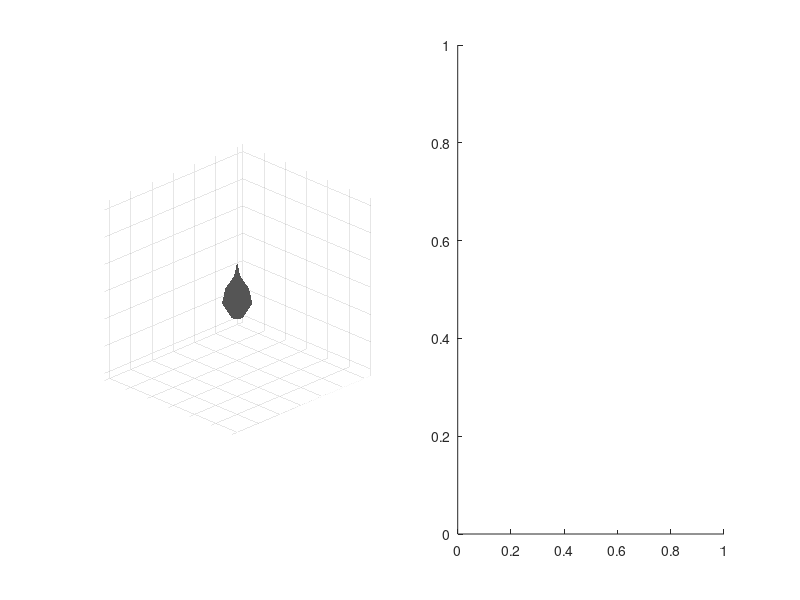

MATLAB code to generate this figure: (Note: this script raises an error after producing the figure.)
% visualize_drone_path.m (v15.0 - Dynamic Viewport Tracking)
% 모든 텔레메트리 데이터를 활용하여 드론의 3D 경로와 자세(Attitude)를 완벽하게 시각화합니다.
% 드론을 중심으로 축이 동적으로 움직이는 고급 카메라 추적 기능을 구현한 최종 버전입니다.

function visualize_drone_path()
    % --- 설정 ---
    projectBasePath = '/home/kali/MTD_full_testbed/dvd_lite/dvd_attacks_lpc'; % 사용자 환경에 맞게 수정
    physLogPath = fullfile(projectBasePath, 'bus', 'bus_dvd.log');
    cyberLogPath = fullfile(projectBasePath, 'bus', 'bus.log');

    updateInterval = 0.05; % 20Hz 갱신 (20fps)
    pathDuration_s = 5;    % 최근 5초간의 경로를 표시 (추적 성능을 위해 약간 줄임)
    earthRadius_m = 6371000; % 지구 반지름
    
    % --- 새로운 기능 설정 ---
    enableCameraTracking = true; % true로 설정하면 카메라가 드론을 자동으로 따라갑니다.
    viewRange = 50; % 드론 중심의 시야 범위 (미터), 이 값이 클수록 넓게 보임

    % --- 그래픽 및 데이터 초기화 ---
    fprintf('>> 통합 사이버/물리 시각화 대시보드 (v15.0 - Dynamic Viewport) 시작...\n');
    
    fig = figure('Name', '실시간 통합 시각화 대시보드', 'NumberTitle', 'off', 'Color', '#1e1e1e', 'Position', [100, 100, 1800, 800]);
    
    ax3D = subplot(1, 2, 1, 'Parent', fig);
    axLog = subplot(1, 2, 2, 'Parent', fig);

    % --- 3D 플롯 설정 ---
    set(ax3D, 'Color', '#282c34', 'GridColor', '#555', 'XColor', 'w', 'YColor', 'w', 'ZColor', 'w');
    hold(ax3D, 'on'); 
    grid(ax3D, 'on'); 
    axis(ax3D, 'equal'); 
    view(ax3D, 45, 25);
    
    xlabel(ax3D, 'X (m)'); 
    ylabel(ax3D, 'Y (m)'); 
    zlabel(ax3D, '고도 (m)');
    
    pathPlot = plot3(ax3D, NaN, NaN, NaN, '-c', 'LineWidth', 2.5, 'DisplayName', 'Drone Path');
    infoText = text(ax3D, 0, 0, 0, '', 'FontSize', 11, 'Color', 'white', 'FontWeight', 'bold', 'VerticalAlignment', 'bottom', 'FontName', 'Monospaced');
    eventMarkers = plot3(ax3D, NaN, NaN, NaN, 'yo', 'MarkerFaceColor', 'y', 'MarkerSize', 10, 'DisplayName', 'Cyber Events');
    
    droneTransform = hgtransform('Parent', ax3D);
    [propellerHandles, ~] = createDroneModel(droneTransform);
    
    % --- 이벤트 로그 패널 설정 ---
    set(axLog, 'Color', 'k', 'XColor', 'k', 'YColor', 'k', 'XTick', [], 'YTick', []);
    title(axLog, '통합 이벤트 로그 (bus.log)', 'Color', 'w', 'FontSize', 14);
    logTextHandles = gobjects(15, 1);
    for i = 1:15
        logTextHandles(i) = text(axLog, 0.05, 1 - (i * 0.06), '', 'Color', 'w', 'FontSize', 10, 'Interpreter', 'none', 'FontName', 'Monospaced');
    end
    
    pathData = []; 
    origin = []; 
    lastPhysPos = 0;
    cyberLogBuffer = {}; 
    lastCyberPos = 0;
    eventPositions = [];
    propRotation = 0;

    % --- 메인 루프 ---
    while ishandle(fig)
        [pathData, origin, lastPhysPos, lastLogData, ~] = updatePhysicalPlot(physLogPath, lastPhysPos, pathData, origin, earthRadius_m, pathDuration_s);
        [cyberLogBuffer, lastCyberPos, newEvent] = updateCyberLog(cyberLogPath, lastCyberPos, cyberLogBuffer);

        if ~isempty(lastLogData)
            if newEvent && ~isempty(pathData)
                eventPositions(end+1, :) = pathData(end, 2:4);
            end
            update3DGraphics(ax3D, pathPlot, droneTransform, infoText, eventMarkers, pathData, lastLogData, eventPositions, propellerHandles, propRotation, enableCameraTracking, viewRange);
        end
        
        updateLogPanel(logTextHandles, cyberLogBuffer);

        propRotation = propRotation + 0.5; 
        
        pause(updateInterval);
        drawnow limitrate;
    end
    fprintf('>> 시각화 스크립트를 종료합니다.\n');
end

% --- 헬퍼 함수들 ---

function [pathData, origin, lastPos, lastLogData, newEvent] = updatePhysicalPlot(logPath, lastPos, pathData, origin, R, duration)
    lastLogData = [];
    newEvent = false;
    newLines = readNewLines(logPath, lastPos);
    if isempty(newLines), return; end
    lastPos = newLines.newPos;
    
    tempLogData = [];
    for i = 1:length(newLines.lines)
        [logData, success] = parsePhysicalLog(newLines.lines{i});
        if ~success, continue; end
        
        if isfield(logData, 'type') && strcmp(logData.type, 'drone_state_detailed')
            tempLogData = logData;
            
            if isempty(origin) && isfield(logData, 'lat') && ~isnan(logData.lat)
                origin.lat = logData.lat; 
                origin.lon = logData.lon; 
                origin.alt = logData.alt_m;
            end
            
            if ~isempty(origin)
                x = R * (logData.lon - origin.lon) * cosd(origin.lat);
                y = R * (logData.lat - origin.lat);
                z = logData.alt_m - origin.alt;
                
                pathData(end+1, :) = [logData.timestamp, x, y, z];
            end
        end
    end
    
    if ~isempty(tempLogData)
        lastLogData = tempLogData;
    end
    
    if ~isempty(pathData)
        latestTimestamp = pathData(end, 1);
        pathData(pathData(:, 1) < (latestTimestamp - duration), :) = [];
    end
end

function update3DGraphics(ax, pathPlot, droneTransform, infoText, eventMarkers, pathData, lastLogData, eventPositions, propellerHandles, propRotation, enableCameraTracking, viewRange)
    if isempty(pathData), return; end
    lastX = pathData(end, 2); lastY = pathData(end, 3); lastZ = pathData(end, 4);
    
    set(pathPlot, 'XData', pathData(:, 2), 'YData', pathData(:, 3), 'ZData', pathData(:, 4));
    if ~isempty(eventPositions)
        set(eventMarkers, 'XData', eventPositions(:,1), 'YData', eventPositions(:,2), 'ZData', eventPositions(:,3));
    end
    
    translation = makehgtform('translate', [lastX, lastY, lastZ]);
    yawRotation = makehgtform('zrotate', deg2rad(-lastLogData.yaw_deg));
    pitchRotation = makehgtform('yrotate', deg2rad(lastLogData.pitch_deg));
    rollRotation = makehgtform('xrotate', deg2rad(lastLogData.roll_deg));
    
    set(droneTransform, 'Matrix', translation * yawRotation * pitchRotation * rollRotation);
    
    for i = 1:4
        prop_rot = makehgtform('zrotate', propRotation * (mod(i,2)*2-1));
        set(propellerHandles(i), 'Matrix', prop_rot);
    end

    armedStr = 'DISARMED';
    if lastLogData.armed, armedStr = 'ARMED!!'; end
    
    infoContent = sprintf([...
        'Arm: %-9s | Mode: %-10s | Bat: %3d%%\n' ...
        'Lat: %-9.6f | Lon: %-9.6f\n' ...
        'Alt(Abs): %-7.1fm | Alt(Rel): %-7.1fm\n' ...
        'Vel (X,Y,Z): %-5.1f, %-5.1f, %-5.1f m/s\n' ...
        'Gnd Spd: %-5.1f m/s | Heading: %3d deg\n' ...
        'Throttle: %3d%%     | CPU Load: %5.1f%%' ...
        ], ...
        armedStr, lastLogData.mode, lastLogData.battery_pct, ...
        lastLogData.lat, lastLogData.lon, ...
        lastLogData.alt_m, lastLogData.relative_alt_m, ...
        lastLogData.vx, lastLogData.vy, lastLogData.vz, ...
        lastLogData.groundspeed_ms, lastLogData.heading_deg, ...
        lastLogData.throttle_pct, lastLogData.cpu_load_pct);
        
    set(infoText, 'Position', [lastX, lastY, lastZ + max(12, lastZ*0.1)], 'String', infoContent);
    title(ax, sprintf('물리적 상태 | 고도: %.1f m | (X,Y,Z): (%.1f, %.1f, %.1f)', lastZ, lastX, lastY, lastZ), 'Color', 'w');
    
    % <<< 동적 뷰포트 카메라 추적 로직
    if enableCameraTracking
        halfRange = viewRange / 2;
        set(ax, 'XLim', [lastX - halfRange, lastX + halfRange]);
        set(ax, 'YLim', [lastY - halfRange, lastY + halfRange]);
        set(ax, 'ZLim', [max(0, lastZ - halfRange), lastZ + halfRange]); % Z축은 0 이하로 내려가지 않도록
        
        % 시점 각도는 유지
        [az, el] = view(ax);
        view(ax, az, el);
    end
end

function [propellerTransforms, bodyHandle] = createDroneModel(parent)
    [x, y, z] = cylinder([0.2 0.5 0.4 0.1 0], 20);
    bodyHandle = surf(x*0.5, y*0.5, z-0.5, 'Parent', parent, 'FaceColor', '#555', 'EdgeColor', 'none');

    patch('Parent', parent, 'Vertices', [-1.5 0 0; 1.5 0 0; 1.5 0 0; -1.5 0 0], 'Faces', [1 2 3 4], 'EdgeColor', '#777', 'LineWidth', 5);
    patch('Parent', parent, 'Vertices', [0 -1.5 0; 0 1.5 0; 0 1.5 0; 0 -1.5 0], 'Faces', [1 2 3 4], 'EdgeColor', '#777', 'LineWidth', 5);
    
    prop_positions = [1.2 0 0.1; -1.2 0 0.1; 0 1.2 0.1; 0 -1.2 0.1];
    colors = {'r'; '#48dbfb'; '#48dbfb'; '#48dbfb'}; 
    propellerTransforms = gobjects(4,1);
    for i = 1:4
        prop_parent = hgtransform('Parent', parent, 'Matrix', makehgtform('translate', prop_positions(i,:)));
        propellerTransforms(i) = hgtransform('Parent', prop_parent);
        
        patch('Parent', propellerTransforms(i), 'Vertices', [-0.4 0.05 0; 0.4 0.05 0; 0.4 -0.05 0; -0.4 -0.05 0], 'Faces', [1 2 3 4], 'FaceColor', colors{i});
        patch('Parent', propellerTransforms(i), 'Vertices', [-0.05 0.4 0; 0.05 0.4 0; 0.05 -0.4 0; -0.05 -0.4 0], 'Faces', [1 2 3 4], 'FaceColor', colors{i});
    end
end

function [result, success] = parsePhysicalLog(jsonStr)
    result = struct(); 
    success = false;
    try
        logData = jsondecode(jsonStr);
        result.timestamp = logData.ts;
        result.type = logData.type;
        
        if strcmp(logData.type, 'drone_state_detailed')
            data = logData.data;
            result.pitch_deg = get_field(data, 'pitch_deg', 0);
            result.roll_deg = get_field(data, 'roll_deg', 0);
            result.yaw_deg = get_field(data, 'yaw_deg', 0);
            result.lat = get_field(data, 'lat', NaN);
            result.lon = get_field(data, 'lon', NaN);
            result.alt_m = get_field(data, 'alt_m', NaN);
            result.relative_alt_m = get_field(data, 'relative_alt_m', NaN);
            result.vx = get_field(data, 'vx', NaN);
            result.vy = get_field(data, 'vy', NaN);
            result.vz = get_field(data, 'vz', NaN);
            result.cpu_load_pct = get_field(data, 'cpu_load_pct', NaN);
            result.errors_count1 = get_field(data, 'errors_count1', 0);
            result.errors_count2 = get_field(data, 'errors_count2', 0);
            result.groundspeed_ms = get_field(data, 'groundspeed_ms', NaN);
            result.heading_deg = get_field(data, 'heading_deg', 0);
            result.throttle_pct = get_field(data, 'throttle_pct', 0);
            result.battery_v = get_field(data, 'battery_v', NaN);
            result.battery_pct = get_field(data, 'battery_pct', -1);
            result.armed = get_field(data, 'armed', false);
            result.mode = get_field(data, 'mode', 'UNKNOWN');
            result.system_status = get_field(data, 'system_status', 'UNKNOWN');
            
            if ~isnan(result.lat), success = true; end
        else
            success = true;
        end
    catch
        success = false;
    end
end

function val = get_field(struct_data, fieldname, default_val)
    if isfield(struct_data, fieldname) && ~isempty(struct_data.(fieldname))
        val = struct_data.(fieldname);
    else
        val = default_val;
    end
end

function [logBuffer, lastPos, newEvent] = updateCyberLog(logPath, lastPos, logBuffer)
    newEvent = false;
    newLines = readNewLines(logPath, lastPos);
    if isempty(newLines), return; end
    lastPos = newLines.newPos;
    
    for i = 1:length(newLines.lines)
        try
            event = jsondecode(newLines.lines{i});
            if isfield(event, 'type') && (contains(event.type, 'attack') || contains(event.type, 'mtd'))
                newEvent = true;
            end
            summary = formatCyberEvent(event);
            logBuffer{end+1} = summary;
        catch
        end
    end
    
    if length(logBuffer) > 15, logBuffer = logBuffer(end-14:end); end
end

function summary = formatCyberEvent(event)
    ts = datetime(event.ts, 'ConvertFrom', 'posixtime', 'Format', 'HH:mm:ss.SSS');
    type = get_field(event, 'type', 'unknown_event');
    data = get_field(event, 'data', struct());
    summary = sprintf('[%s] %s', datestr(ts, 'HH:MM:SS.FFF'), strrep(type, '_', ' '));

    if isfield(data, 'attack'), summary = [summary, sprintf(' | Attack: %s', data.attack)]; end
    if isfield(data, 'target'), summary = [summary, sprintf(' | Target: %s', data.target)]; end
    if isfield(data, 'strategy'), summary = [summary, sprintf(' | MTD: %s -> %s', data.strategy, data.details)]; end
    if isfield(data, 'predicted_category'), summary = [summary, sprintf(' | AI: %s (%.1f%%)', data.predicted_category, data.confidence*100)]; end
end

function updateLogPanel(textHandles, logBuffer)
    for i = 1:length(textHandles)
        if i <= length(logBuffer)
            logLine = logBuffer{end-i+1};
            color = 'w';
            if contains(logLine, 'Attack', 'IgnoreCase', true), color = '#ff6b6b'; end
            if contains(logLine, 'MTD', 'IgnoreCase', true), color = '#48dbfb'; end
            if contains(logLine, 'AI', 'IgnoreCase', true), color = '#feca57'; end
            if contains(logLine, 'RECON', 'IgnoreCase', true), color = '#ff9f43'; end
            set(textHandles(i), 'String', ['> ' logLine], 'Color', color);
        else
            set(textHandles(i), 'String', '');
        end
    end
end

function newLines = readNewLines(logPath, lastPos)
    newLines = [];
    file_info = dir(logPath);
    if isempty(file_info) || file_info.bytes <= lastPos, return; end
    
    try
        fid = fopen(logPath, 'r', 'n', 'UTF-8');
        if fid == -1, return; end
        fseek(fid, lastPos, 'bof');
        lines = {};
        while ~feof(fid)
            line = fgetl(fid);
            if ischar(line) && ~isempty(line), lines{end+1} = line; end
        end
        newPos = ftell(fid);
        fclose(fid);
        newLines.lines = lines;
        newLines.newPos = newPos;
    catch
    end
end
